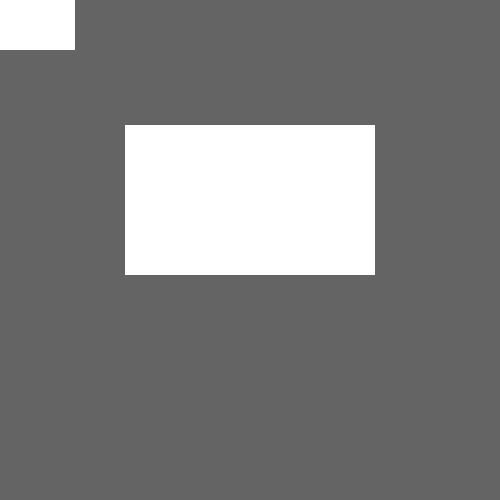
Frame 1 (no input)
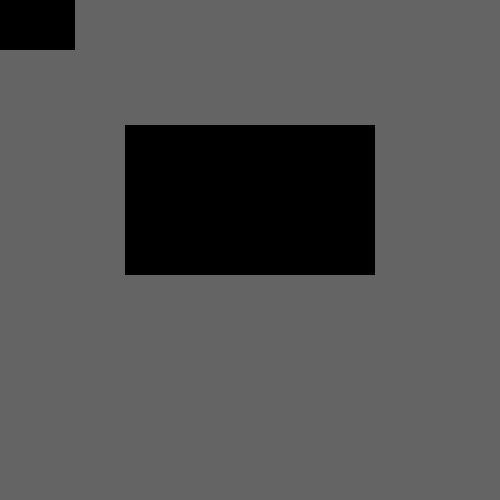
Frame 60 (the mouse pressed at the canvas centre just before this capture)
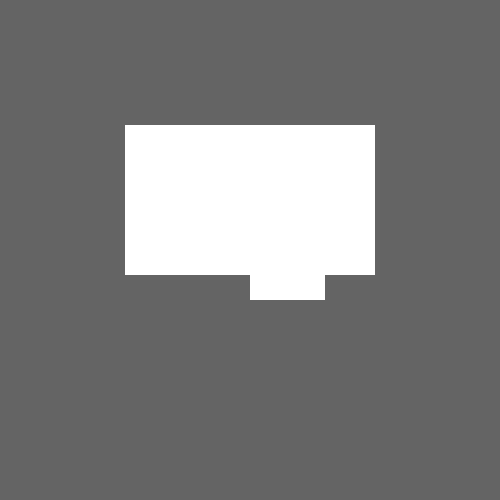
Frame 120 (the mouse held since frame 60 and released just before this capture)

The Processing sketch that drew these frames (run headless with seeded random() and noise(); from frame 60 on, the mouse is pressed at the canvas centre):

// Processing sketch: processing_54456
// ── processing_54456.pde

//Problem Set 2.4 by Nathan Smofsky
//Using a boolean value to signal when two rectangles overlap

float x1;
float y1;
float height_1 = 150;
float width_1 = 250;

float x2;
float y2;
float height_2 = 50;
float width_2 = 75;
//-------------------------------------------------------

void setup() {
  size(500, 500);
  noStroke();
  smooth();
}
//-------------------------------------------------------

void draw () {
  background(100);
  x1=125;
  y1=125;
  x2=mouseX;
  y2=mouseY;

  rect(x1, y1, width_1, height_1);
  rect(x2, y2, width_2, height_2);
  //--------------------------------------------------------

  if (overlap(x1, y1, width_1, height_1, x2, y2, width_2, height_2) ) {
    fill(255);
  }
  else {
    fill(0);
  }
}
//--------------------------------------------------------

boolean overlap(float x1, float y1, float width_1, float height_1, float x2, float y2, float width_2, float height_2)
{
  if (x1 > x2+width_2 || x1+width_1 < x2 || y1 > y2+height_2 || y1+height_1 < y2) {
    return false;
  } 
  else {
    return true;
  }
}
